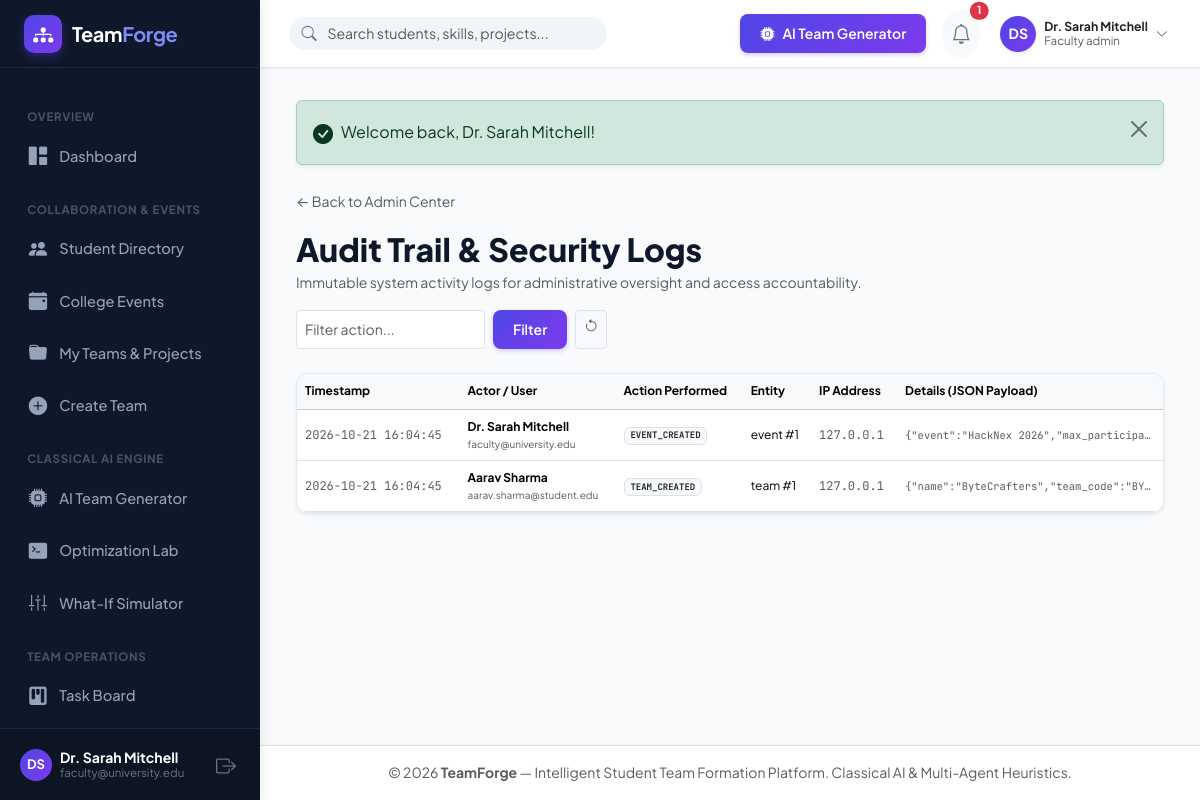
/admin/audit_logs.php (signed in), run on the app's committed database.
### tables this page shows
CREATE TABLE `users` (
  `id` INT UNSIGNED AUTO_INCREMENT PRIMARY KEY,
  `full_name` VARCHAR(120) NOT NULL,
  `email` VARCHAR(150) NOT NULL UNIQUE,
  `password_hash` VARCHAR(255) NOT NULL,
  `role` ENUM('student', 'team_leader', 'faculty_admin') NOT NULL DEFAULT 'student',
  `avatar_url` VARCHAR(255) DEFAULT NULL,
  `student_id_number` VARCHAR(50) DEFAULT NULL,
  `department` VARCHAR(100) DEFAULT 'Computer Science & Engineering',
  `degree` VARCHAR(50) DEFAULT 'B.Tech / B.E.',
  `academic_year` ENUM('1st Year', '2nd Year', '3rd Year', '4th Year', 'Postgraduate') DEFAULT '3rd Year',
  `availability_status` ENUM('available', 'busy', 'in_team') DEFAULT 'available',
  `preferred_team_size` TINYINT UNSIGNED DEFAULT 4,
  `bio` TEXT DEFAULT NULL,
  `portfolio_url` VARCHAR(255) DEFAULT NULL,
  `github_url` VARCHAR(255) DEFAULT NULL,
  `is_verified` TINYINT(1) DEFAULT 0,
  `created_at` TIMESTAMP DEFAULT CURRENT_TIMESTAMP,
  `updated_at` TIMESTAMP DEFAULT CURRENT_TIMESTAMP ON UPDATE CURRENT_TIMESTAMP,
  INDEX `idx_users_role` (`role`),
  INDEX `idx_users_dept_year` (`department`, `academic_year`),
  INDEX `idx_users_availability` (`availability_status`)
);

CREATE TABLE `audit_logs` (
  `id` INT UNSIGNED AUTO_INCREMENT PRIMARY KEY,
  `user_id` INT UNSIGNED DEFAULT NULL,
  `action` VARCHAR(100) NOT NULL,
  `entity_type` VARCHAR(50) NOT NULL,
  `entity_id` INT UNSIGNED DEFAULT NULL,
  `details_json` TEXT DEFAULT NULL,
  `ip_address` VARCHAR(45) DEFAULT NULL,
  `created_at` TIMESTAMP DEFAULT CURRENT_TIMESTAMP,
  FOREIGN KEY (`user_id`) REFERENCES `users`(`id`) ON DELETE SET NULL,
  INDEX `idx_audit_action` (`action`, `created_at`)
);

### includes/auth.php (called while the page is built, shortened)
<?php
require_once __DIR__ . '/helpers.php';
function currentUser(): ?array {
    static $cachedUser = null;
    if ($cachedUser !== null) {
        return $cachedUser;
    }
    $db = getDB();
    $stmt = $db->prepare("SELECT * FROM users WHERE id = ? LIMIT 1");
    $stmt->execute([$_SESSION['user_id']]);
    $user = $stmt->fetch();
    $cachedUser = $user;
    return $cachedUser;
}
function requireRole(string|array $allowedRoles): void {
    $user = currentUser();
}
function getUnreadNotificationCount(int $userId): int {
    $db = getDB();
    $stmt = $db->prepare("SELECT COUNT(*) FROM notifications WHERE user_id = ? AND is_read = 0");
    $stmt->execute([$userId]);
    return (int)$stmt->fetchColumn();
}

### admin/audit_logs.php (the view, shortened to what this page needs)
<?php
require_once __DIR__ . '/../includes/helpers.php';
require_once __DIR__ . '/../includes/auth.php';
requireRole(ROLE_FACULTY_ADMIN);
$db = getDB();
$actionFilter = sanitize($_GET['action_filter'] ?? '');
$sql = "
    SELECT al.*, u.full_name, u.email, u.role
    FROM audit_logs al
    LEFT JOIN users u ON al.user_id = u.id
    WHERE 1=1
";
$params = [];
$sql .= " ORDER BY al.created_at DESC LIMIT 100";
$stmt = $db->prepare($sql);
$stmt->execute($params);
$logs = $stmt->fetchAll();
include __DIR__ . '/../includes/header.php';
?>
<div class="container-fluid px-0">
    <div class="mb-3">
        <a href="<?= BASE_URL ?>/admin/index.php" class="text-decoration-none text-muted small">
            &larr; Back to Admin Center
        </a>
    </div>
    <div class="d-flex flex-wrap align-items-center justify-content-between gap-3 mb-4">
        <div>
            <h2 class="fw-extrabold text-navy mb-1" style="font-weight: 800;">Audit Trail & Security Logs</h2>
            <p class="text-muted small mb-0">Immutable system activity logs for administrative oversight and access accountability.</p>
        </div>
        <form method="GET" action="<?= BASE_URL ?>/admin/audit_logs.php" class="d-flex gap-2">
            <input type="text" name="action_filter" class="form-control form-control-sm" placeholder="Filter action..." value="<?= e($actionFilter) ?>">
            <button type="submit" class="btn btn-sm btn-tf-primary">Filter</button>
            <a href="<?= BASE_URL ?>/admin/audit_logs.php" class="btn btn-sm btn-light border text-muted"><i class="bi bi-arrow-counterclockwise"></i></a>
        </form>
    </div>
    <div class="card-tf shadow-sm">
        <div class="table-responsive">
            <table class="table table-hover align-middle mb-0" style="font-size:12px;">
                <thead class="table-light">
                    <tr>
                        <th>Timestamp</th>
                        <th>Actor / User</th>
                        <th>Action Performed</th>
                        <th>Entity</th>
                        <th>IP Address</th>
                        <th>Details (JSON Payload)</th>
                    </tr>
                </thead>
                <tbody>
                    <?php if (empty($logs)): ?>
                        <tr><td colspan="6" class="text-center py-4 text-muted">No audit logs recorded yet.</td></tr>
                    <?php else: ?>
                        <?php foreach ($logs as $log): ?>
                            <tr>
                                <td class="font-mono text-muted text-nowrap"><?= $log['created_at'] ?></td>
                                <td>
                                    <?php if ($log['user_id']): ?>
                                        <strong><?= e($log['full_name']) ?></strong>
                                        <div class="text-muted" style="font-size:10px;"><?= e($log['email']) ?></div>
                                    <?php else: ?>
                                        <span class="badge bg-secondary-subtle text-secondary">System / Guest</span>
                                    <?php endif; ?>
                                </td>
                                <td>
                                    <span class="badge bg-light text-dark border font-mono fw-bold">
                                        <?= e($log['action']) ?>
                                    </span>
                                </td>
                                <td>
                                    <?= e($log['entity_type']) ?> #<?= (int)$log['entity_id'] ?>
                                </td>
                                <td class="font-mono text-muted"><?= e($log['ip_address'] ?? '127.0.0.1') ?></td>
                                <td class="font-mono small text-muted text-truncate" style="max-width: 250px;">
                                    <?= e($log['details_json'] ?? '{}') ?>
                                </td>
                            </tr>
                        <?php endforeach; ?>
                    <?php endif; ?>
                </tbody>
            </table>
        </div>
    </div>
</div>
<?php include __DIR__ . '/../includes/footer.php'; ?>

### includes/sidebar.php (shortened to what this page needs)
<?php
$currentUser = currentUser();
$currentScript = basename($_SERVER['PHP_SELF']);
$currentDir = basename(dirname($_SERVER['PHP_SELF']));
function isActiveLink(string $targetScript, ?string $targetDir = null): string {
    global $currentScript, $currentDir;
    if ($targetDir !== null && $currentDir === $targetDir && $currentScript === $targetScript) {
        return 'active';
    }
    return '';
}
?>
<aside class="app-sidebar">
    <div class="sidebar-header">
        <a href="<?= BASE_URL ?>/dashboard.php" class="sidebar-brand">
            <div class="brand-icon">
                <i class="bi bi-diagram-3-fill"></i>
            </div>
            <div>
                <span>Team<span style="color:#818cf8;">Forge</span></span>
            </div>
        </a>
    </div>
    <div class="sidebar-menu">
        <div class="menu-category">Overview</div>
        <a href="<?= BASE_URL ?>/dashboard.php" class="nav-link-custom <?= isActiveLink('dashboard.php') ?>">
            <i class="bi bi-grid-1x2-fill"></i>
            <span>Dashboard</span>
        </a>
        <div class="menu-category">Collaboration & Events</div>
        <a href="<?= BASE_URL ?>/students/index.php" class="nav-link-custom <?= isActiveLink('index.php', 'students') ?>">
            <i class="bi bi-people-fill"></i>
            <span>Student Directory</span>
        </a>
        <a href="<?= BASE_URL ?>/events/index.php" class="nav-link-custom <?= isActiveLink('index.php', 'events') ?>">
            <i class="bi bi-calendar-event-fill"></i>
            <span>College Events</span>
        </a>
        <a href="<?= BASE_URL ?>/teams/my_teams.php" class="nav-link-custom <?= isActiveLink('my_teams.php', 'teams') ?>">
            <i class="bi bi-folder-fill"></i>
            <span>My Teams & Projects</span>
        </a>
        <a href="<?= BASE_URL ?>/teams/create.php" class="nav-link-custom <?= isActiveLink('create.php', 'teams') ?>">
            <i class="bi bi-plus-circle-fill"></i>
            <span>Create Team</span>
        </a>
        <div class="menu-category">Classical AI Engine</div>
        <a href="<?= BASE_URL ?>/ai/generator.php" class="nav-link-custom <?= isActiveLink('generator.php', 'ai') ?>">
            <i class="bi bi-cpu-fill"></i>
            <span>AI Team Generator</span>
        </a>
        <a href="<?= BASE_URL ?>/ai/optimization_lab.php" class="nav-link-custom <?= isActiveLink('optimization_lab.php', 'ai') ?>">
            <i class="bi bi-terminal-fill"></i>
            <span>Optimization Lab</span>
        </a>
        <a href="<?= BASE_URL ?>/ai/simulator.php" class="nav-link-custom <?= isActiveLink('simulator.php', 'ai') ?>">
            <i class="bi bi-sliders2-vertical"></i>
            <span>What-If Simulator</span>
        </a>
        <div class="menu-category">Team Operations</div>
        <a href="<?= BASE_URL ?>/tasks/index.php" class="nav-link-custom <?= isActiveLink('index.php', 'tasks') ?>">
            <i class="bi bi-kanban-fill"></i>
            <span>Task Board</span>
        </a>
        <a href="<?= BASE_URL ?>/chat/index.php" class="nav-link-custom <?= isActiveLink('index.php', 'chat') ?>">
        </a>
    </div>
    <div class="sidebar-footer">
        <div class="d-flex align-items-center justify-content-between">
            <div class="d-flex align-items-center gap-2 overflow-hidden">
                <?= getAvatar($currentUser, 32) ?>
                <div class="text-truncate" style="line-height:1.2;">
                    <div class="text-white small fw-bold text-truncate"><?= e($currentUser['full_name']) ?></div>
                    <div class="text-secondary text-truncate" style="font-size:0.72rem;"><?= e($currentUser['email']) ?></div>
                </div>
            </div>
            <a href="<?= BASE_URL ?>/logout.php" class="text-secondary hover-white p-1" title="Sign Out">
                <i class="bi bi-box-arrow-right fs-5"></i>
            </a>
        </div>
    </div>
</aside>

### includes/navbar.php (shortened to what this page needs)
<?php
$currentUser = currentUser();
$unreadCount = $currentUser ? getUnreadNotificationCount($currentUser['id']) : 0;
?>
<header class="app-topbar">
    <div class="d-flex align-items-center gap-3">
        <div class="topbar-search d-none d-md-block">
            <i class="bi bi-search search-icon"></i>
            <form action="<?= BASE_URL ?>/students/index.php" method="GET">
                <input type="text" name="q" class="form-control" placeholder="Search students, skills, projects...">
            </form>
        </div>
    </div>
    <div class="d-flex align-items-center gap-3">
        <a href="<?= BASE_URL ?>/ai/generator.php" class="btn btn-sm btn-tf-primary d-none d-sm-inline-flex align-items-center gap-2">
            <i class="bi bi-cpu-fill"></i>
            <span>AI Team Generator</span>
        </a>
        <div class="dropdown">
            <button class="btn btn-sm btn-light position-relative p-2 rounded-circle" type="button" data-bs-toggle="dropdown" aria-expanded="false" title="Notifications">
                <i class="bi bi-bell fs-5 text-secondary"></i>
                <?php if ($unreadCount > 0): ?>
                    <span class="position-absolute top-0 start-100 translate-middle badge rounded-pill bg-danger" style="font-size:0.68rem;">
                        <?= $unreadCount ?>
                    </span>
                <?php endif; ?>
            </button>
        </div>
        <div class="dropdown">
            <button class="btn btn-sm p-1 d-flex align-items-center gap-2 border-0 bg-transparent" type="button" data-bs-toggle="dropdown" aria-expanded="false">
                <?= getAvatar($currentUser, 36) ?>
                <div class="text-start d-none d-md-block" style="line-height: 1.2;">
                    <div class="fw-bold small text-dark"><?= e($currentUser['full_name']) ?></div>
                    <div class="text-muted" style="font-size: 0.72rem;"><?= ucfirst(str_replace('_', ' ', $currentUser['role'])) ?></div>
                </div>
                <i class="bi bi-chevron-down text-muted small d-none d-md-inline"></i>
            </button>
        </div>
    </div>
</header>

### data on the page
users: full_name "Dr. Sarah Mitchell", email "faculty@university.edu", id "1", role "Faculty admin"
audit_logs: created_at "2026-10-21 16:04:45", user.full_name "Dr. Sarah Mitchell", user.email "faculty@university.edu", action "EVENT_CREATED", entity_type "event", entity "1", ip_address "127.0.0.1", details_json "{\"event\":\"HackNex 2026\",\"max_participa…"
audit_logs: created_at "2026-10-21 16:04:45", user.full_name "Aarav Sharma", user.email "aarav.sharma@student.edu", action "TEAM_CREATED", entity_type "team", entity "1", ip_address "127.0.0.1", details_json "{\"name\":\"ByteCrafters\",\"team_code\":\"BY…"

### other printed values
$initials "DS DS"
$f['message'] "Welcome back, Dr. Sarah Mitchell!"
APP_NAME "TeamForge"
